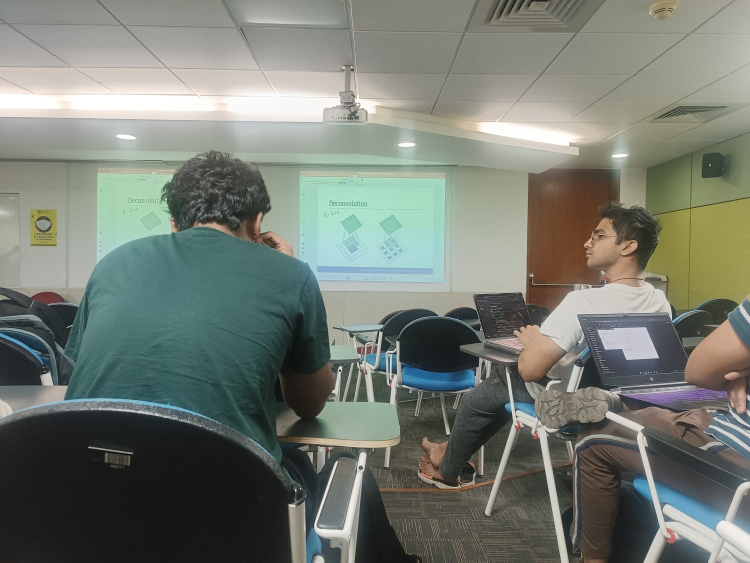
#> input picture img/leftp.jpeg, 1500 x 1125 px (shown at 1/2 size)
$ python panaroma.py
#> lines starting #> are read from the running program, lines starting #| are printed output that depends on the picture
import cv2
import numpy as np
import matplotlib.pyplot as plt
import random

def show_plot(fig, save_path=False):
    if save_path:
        fig.savefig(save_path, bbox_inches='tight')
    plt.show()

image_1 = cv2.imread('./../img/leftp.jpeg')
#> image_1 is the input picture: shape (1125, 1500, 3); mean B, G, R 114.8, 123.6, 117.9
image_2 = cv2.imread('./../img/rightp.jpeg')
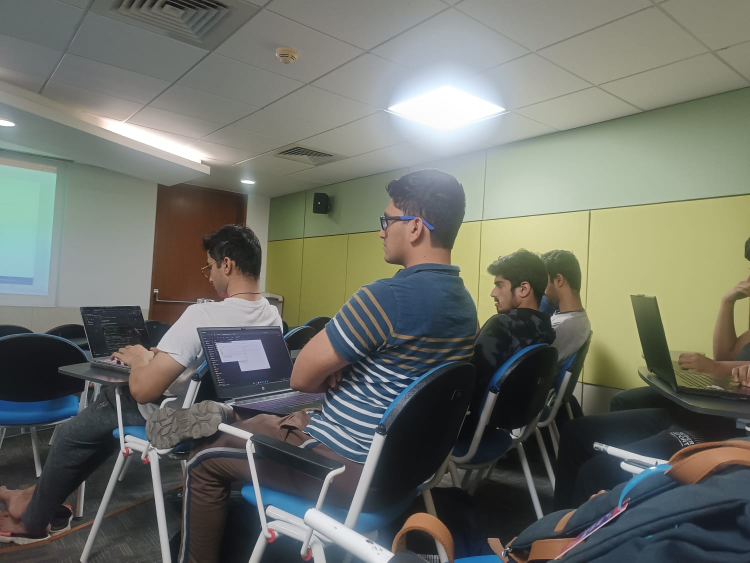
#> input picture img/rightp.jpeg, 1500 x 1125 px (shown at 1/2 size)
#> image_2 is the input picture: shape (1125, 1500, 3); mean B, G, R 105.1, 113.4, 110.7

gray_1 = cv2.cvtColor(image_1, cv2.COLOR_BGR2GRAY)
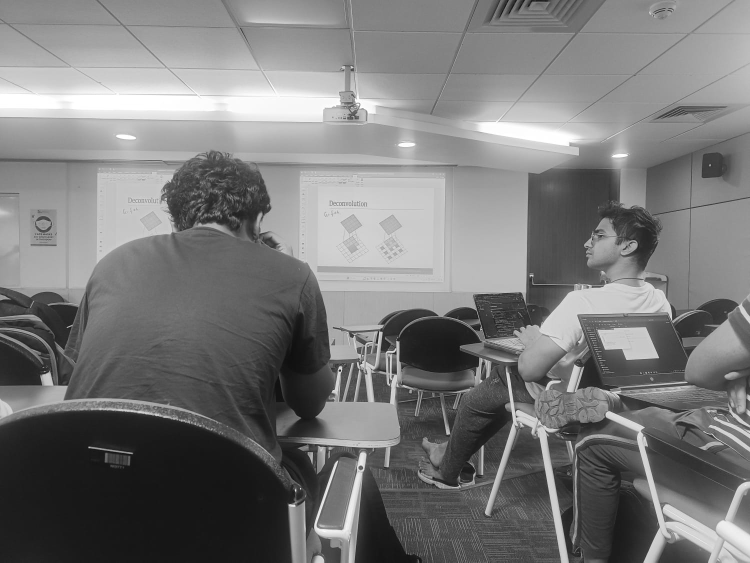
#> gray_1: shape (1125, 1500) (shown at 1/2 size); min 5, max 255, mean 120.9
gray_2 = cv2.cvtColor(image_2, cv2.COLOR_BGR2GRAY)
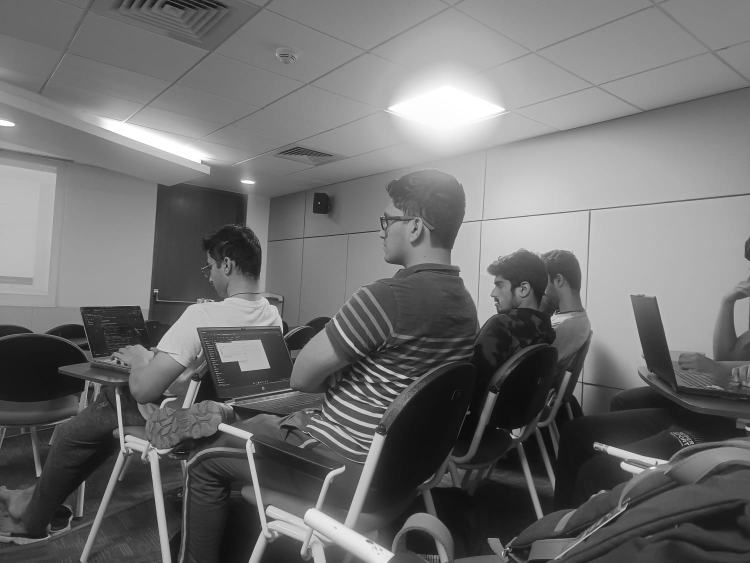
#> gray_2: shape (1125, 1500) (shown at 1/2 size); min 0, max 255, mean 111.6

feature_detector = cv2.ORB_create()
kp_1, des_1 = feature_detector.detectAndCompute(gray_1, None)
#> kp_1 = 500 keypoints; strongest (x, y, size): (679, 740, 31), (679, 742, 31), (962, 659, 31), (678, 740, 44.6)
kp_2, des_2 = feature_detector.detectAndCompute(gray_2, None)
#> kp_2 = 500 keypoints; strongest (x, y, size): (1375, 886, 31), (1379, 883, 31), (1381, 887, 31), (250, 885, 31)

fig, ax = plt.subplots(1, 2, figsize=(12, 6))
ax[0].imshow(cv2.drawKeypoints(image_1, kp_1, None, flags=cv2.DRAW_MATCHES_FLAGS_DRAW_RICH_KEYPOINTS))
ax[0].set_title("Keypoints in First Image")
ax[0].axis('off')
ax[1].imshow(cv2.drawKeypoints(image_2, kp_2, None, flags=cv2.DRAW_MATCHES_FLAGS_DRAW_RICH_KEYPOINTS))
ax[1].set_title("Keypoints in Second Image")
ax[1].axis('off')
show_plot(fig, save_path="keypoints.png")
#> in show_plot, `fig.savefig(save_path, bbox_inches='tight')`:
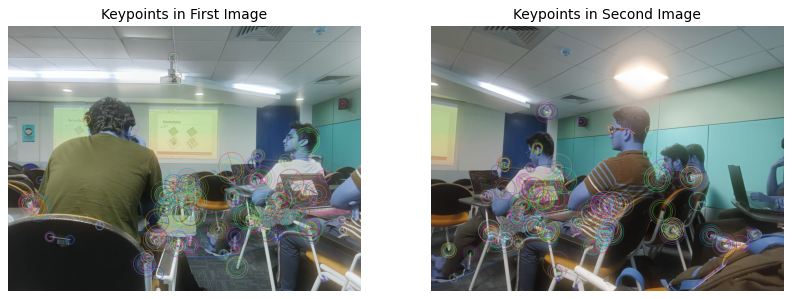
#> figure drawn by matplotlib, 2 panels

bf_matcher = cv2.BFMatcher(cv2.NORM_HAMMING, crossCheck=True)
matches = bf_matcher.match(des_1, des_2)
#> matches = 167 matches
matches = sorted(matches, key=lambda x: x.distance)
match_points = [[kp_1[m.queryIdx].pt[0], kp_1[m.queryIdx].pt[1], kp_2[m.trainIdx].pt[0], kp_2[m.trainIdx].pt[1]] for m in matches]
#> match_points = 167 items, first 6: [1157.8, 734.4, 391.7, 763.2], [1166.4, 734.4, 400.8, 763.2], [1030.6, 819.1, 530.3, 1010.5], [1167, 734, 401, 763], [1214.7, 695.1, 444.3, 720.2], [1158, 734.4, 392.4, 764.4]

def get_homography(match_pairs):
    A_matrix = []
    for p in match_pairs:
        x, y = p[0], p[1]
        X, Y = p[2], p[3]
        A_matrix.append([x, y, 1, 0, 0, 0, -X*x, -X*y, -X])
        A_matrix.append([0, 0, 0, x, y, 1, -Y*x, -Y*y, -Y])
#> this loop made 10 passes
#> (x, y, X, Y) on passes 1 to 10: (1157.8, 734.4, 391.7, 763.2), (1166.4, 734.4, 400.8, 763.2), (1030.6, 819.1, 530.3, 1010.5), (1167, 734, 401, 763), (1214.7, 695.1, 444.3, 720.2), (1158, 734.4, 392.4, 764.4), (1283.6, 854.3, 499.7, 868.8), (1092.8, 864.7, 316, 908.2), (1095.9, 865.9, 318.9, 910.1), (1288, 855, 505, 869)
#> after the loop, A_matrix = 20 items
    A_matrix = np.array(A_matrix)
    _, _, vh = np.linalg.svd(A_matrix)
    homography_matrix = vh[-1, :].reshape(3, 3)
#> homography_matrix = [[-0.000312, -0.000189, 0.498], [-0.000532, -0.000348, 0.867], [-6.02e-07, -3.84e-07, 0.000972]]
    homography_matrix /= homography_matrix[2, 2]
#> homography_matrix = [[-0.321, -0.195, 512.5], [-0.547, -0.358, 891.6], [-0.00062, -0.000395, 1]]
    return homography_matrix

homography = get_homography(match_points[:10])
#> homography has the same summary as homography_matrix in get_homography
print("Computed Homography Matrix:")
print(homography)
#| [[-3.21316652e-01 -1.94536650e-01  5.12468496e+02]
#|  [-5.46682814e-01 -3.58039265e-01  8.91577463e+02]
#|  [-6.19519175e-04 -3.95001316e-04  1.00000000e+00]]

match_display = cv2.drawMatches(image_1, kp_1, image_2, kp_2, matches[:20], None, flags=cv2.DrawMatchesFlags_NOT_DRAW_SINGLE_POINTS)
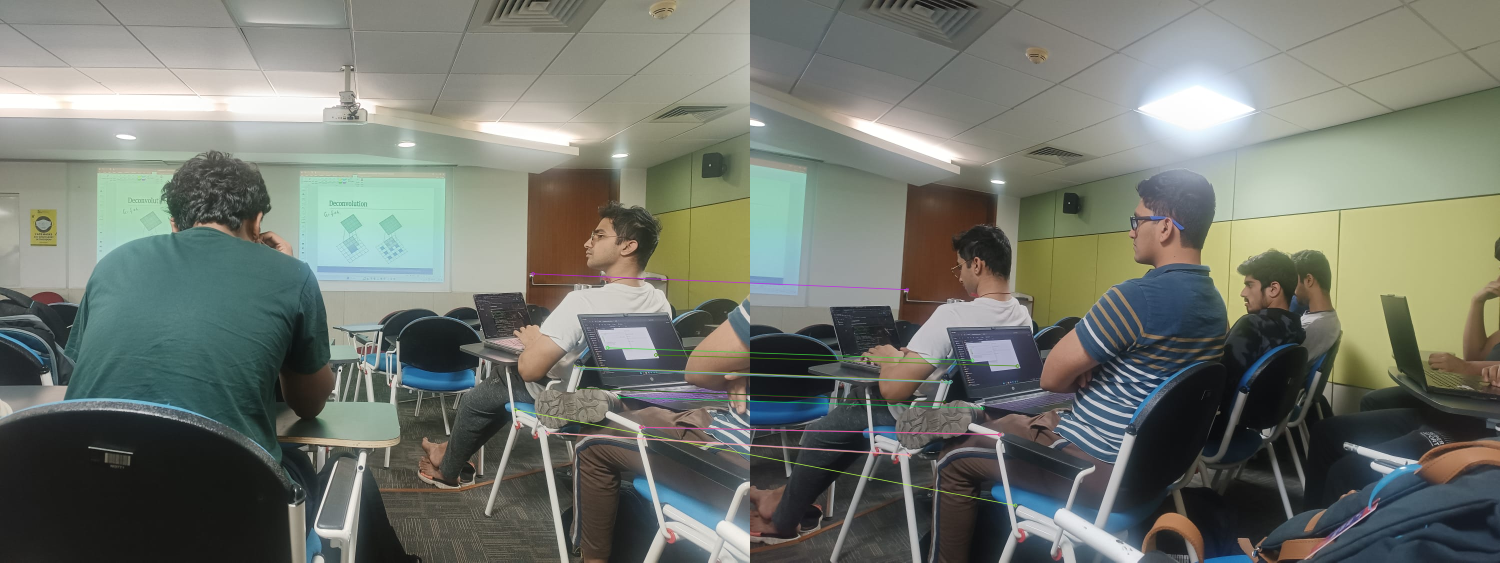
#> match_display: shape (1125, 3000, 3) (shown at 1/2 size); mean B, G, R 110.1, 118.7, 114.5
plt.figure(figsize=(12, 6))
plt.imshow(match_display)
plt.title("Matching Keypoints")
plt.axis('off')
show_plot(plt.gcf(), save_path="matchedKeypoints.png")

def ransac_homography(data_points, threshold=5, iterations=5000):
#> called with threshold = 5, iterations = 5000
    best_inliers = []
    optimal_homography = None
    for _ in range(iterations):
        subset = random.choices(data_points, k=4)
        H_matrix = get_homography(subset)
        inliers = []
        for p in data_points:
            src_pt = np.array([p[0], p[1], 1]).reshape(3, 1)
            dst_pt = np.array([p[2], p[3], 1]).reshape(3, 1)
            mapped_pt = np.dot(H_matrix, src_pt)
            mapped_pt /= mapped_pt[2]
            error = np.linalg.norm(dst_pt - mapped_pt)
            if error < threshold:
                inliers.append(p)
        if len(inliers) > len(best_inliers):
            best_inliers, optimal_homography = inliers, H_matrix
#> after the loop, best_inliers = 88 items, first 6: [1157.8, 734.4, 391.7, 763.2], [1166.4, 734.4, 400.8, 763.2], [1167, 734, 401, 763], [1158, 734.4, 392.4, 764.4], [1283.6, 854.3, 499.7, 868.8], [1092.8, 864.7, 316, 908.2]
    return optimal_homography, best_inliers

final_homography, refined_matches = ransac_homography(match_points)
#> final_homography = [[2.56, -0.253, -1934.3], [0.67, 2, -605.4], [0.00113, -0.000219, 1]]; refined_matches has the same summary as best_inliers in ransac_homography

outlier_points = [p for p in match_points if p not in refined_matches]
#> outlier_points = 79 items, first 6: [1030.6, 819.1, 530.3, 1010.5], [1214.7, 695.1, 444.3, 720.2], [579.8, 1010.3, 169, 963], [964.2, 893.4, 168, 964.2], [1200.4, 662.9, 433.6, 688], [578.4, 1010.4, 482.4, 361.4]

fig, ax = plt.subplots(1, 1, figsize=(12, 6))
for p in refined_matches:
    ax.plot([p[0], p[2]], [p[1], p[3]], 'g-', alpha=0.6)
#> this loop made 88 passes
#> p on passes 1 to 12: [1157.8, 734.4, 391.7, 763.2], [1166.4, 734.4, 400.8, 763.2], [1167, 734, 401, 763], [1158, 734.4, 392.4, 764.4], [1283.6, 854.3, 499.7, 868.8], [1092.8, 864.7, 316, 908.2], [1095.9, 865.9, 318.9, 910.1], [1288, 855, 505, 869], [1285.9, 853.9, 504, 868.3], [1311.4, 709.5, 534.5, 731.6], [1163.3, 738.2, 398.1, 765.2], [1281, 854, 498.7, 868.9]
for p in outlier_points:
    ax.plot([p[0], p[2]], [p[1], p[3]], 'r-', alpha=0.3)
#> this loop made 79 passes
#> p on passes 1 to 12: [1030.6, 819.1, 530.3, 1010.5], [1214.7, 695.1, 444.3, 720.2], [579.8, 1010.3, 169, 963], [964.2, 893.4, 168, 964.2], [1200.4, 662.9, 433.6, 688], [578.4, 1010.4, 482.4, 361.4], [578, 1009, 960.3, 648.6], [80.64, 751.7, 1188.4, 889.8], [662.9, 716.6, 766.4, 873.4], [679, 742, 960.8, 653.2], [920, 693, 1101.6, 635], [1045.2, 852, 301.2, 697.2]
ax.set_title("Inliers (Green) vs Outliers (Red)")
ax.axis('off')
show_plot(fig, save_path="Liners.png")
#> call 3 of show_plot, with save_path = 'Liners.png'
#> in show_plot (call 3), `fig.savefig(save_path, bbox_inches='tight')`:
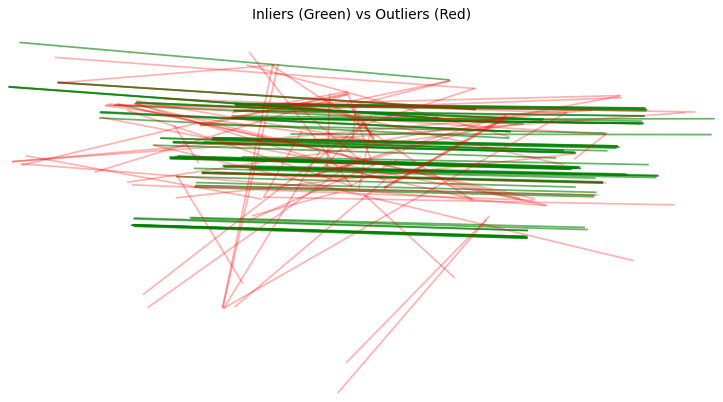
#> figure drawn by matplotlib, 1 panel

h_1, w_1 = image_2.shape[:2]
#> h_1 = 1125; w_1 = 1500
h_2, w_2 = image_1.shape[:2]
#> h_2 = 1125; w_2 = 1500
pts_1 = np.float32([[0, 0], [0, h_1], [w_1, h_1], [w_1, 0]]).reshape(-1, 1, 2)
pts_2 = np.float32([[0, 0], [0, h_2], [w_2, h_2], [w_2, 0]]).reshape(-1, 1, 2)
transformed_pts = cv2.perspectiveTransform(pts_2, final_homography)
#> transformed_pts = [[-1934.3, -605.4], [-2945.9, 2187.4], [663, 1083.7], [708, 148.1]]
full_pts = np.concatenate((pts_1, transformed_pts), axis=0)
#> full_pts = [[0, 0], [0, 1125], [1500, 1125], [1500, 0], [-1934.3, -605.4], [-2945.9, 2187.4], [663, 1083.7], [708, 148.1]]
[x_min, y_min] = np.int32(full_pts.min(axis=0).ravel() - 0.5)
#> x_min = -2946; y_min = -605
[x_max, y_max] = np.int32(full_pts.max(axis=0).ravel() + 0.5)
#> x_max = 1500; y_max = 2187
H_translation = np.array([[1, 0, -x_min], [0, 1, -y_min], [0, 0, 1]]).dot(final_homography)
#> H_translation = [[5.89, -0.899, 1011.7], [1.35, 1.87, -0.415], [0.00113, -0.000219, 1]]
stitched_image = cv2.warpPerspective(image_1, H_translation, (x_max - x_min, y_max - y_min))
stitched_image[-y_min:h_1 + (-y_min), -x_min:w_1 + (-x_min)] = image_2
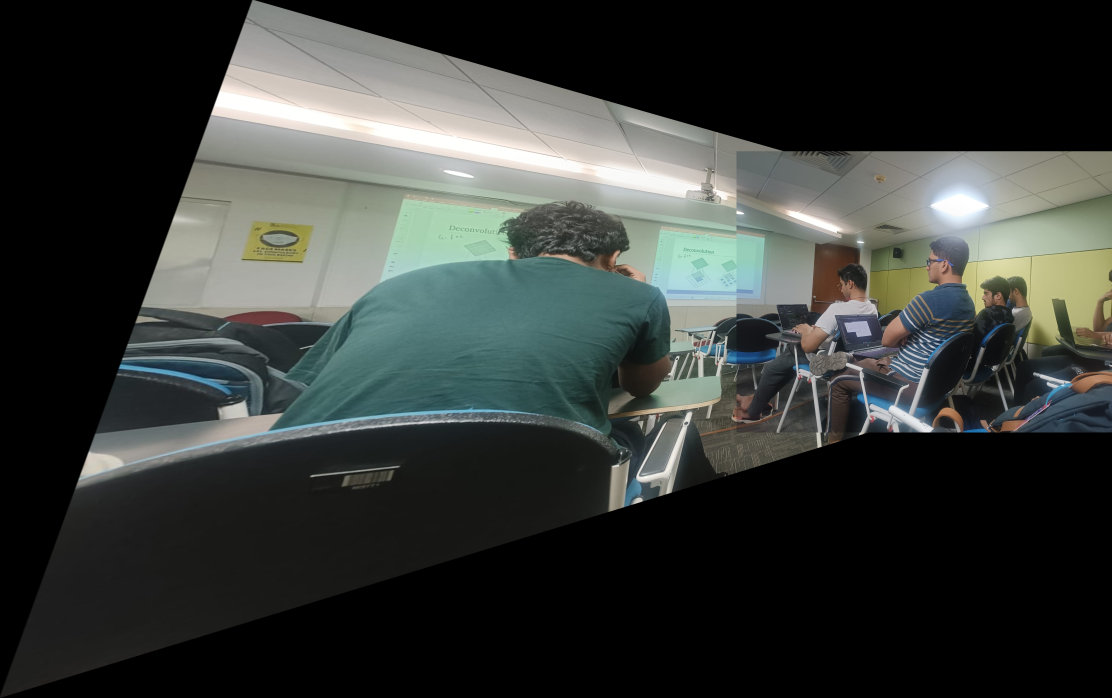
#> stitched_image: shape (2792, 4446, 3) (shown at 1/4 size); mean B, G, R 55.9, 59, 55.1
plt.figure(figsize=(12, 6))
plt.imshow(cv2.cvtColor(stitched_image, cv2.COLOR_BGR2RGB))
plt.title("Final Stitched Image")
plt.axis('off')
show_plot(plt.gcf(), save_path="Panaroma.png")
cv2.imwrite('stichedResult.jpg', stitched_image)
print("Panorama image saved successfully.")
